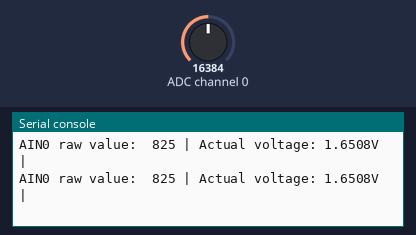
Recording of a program running on a simulated MicroPython board. Shown: the last lines printed to the serial console. Inputs (shaded band) come from the test bench; at power-on: ADC channel 0 = 16384 (analog values on the 0–32767 scale). Library files of the repository ran but are not shown: ads1015.py.

Above: at 4.2 s.
4.3 s: ADC channel 0 set to 22936
At 4.9 s:
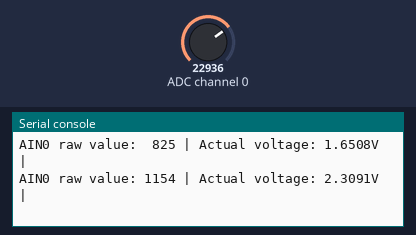
6.0 s: ADC channel 0 set to 1720
At 6.4 s:
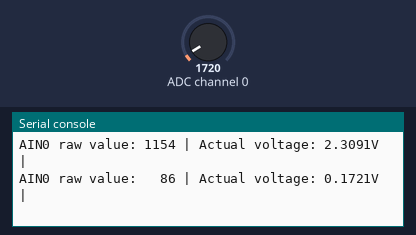
7.5 s: ADC channel 0 set to 0
At 7.9 s:
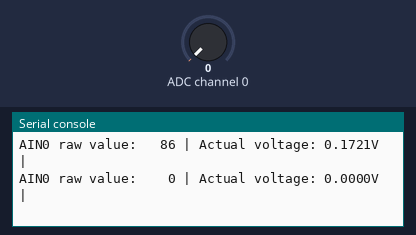

The program:

main.py
```python
# Python env   : MicroPython v1.23.0
# -*- coding: utf-8 -*-
# @Time    : 2026/3/13 下午4:52
# @Author  : mcauser
# @File    : main.py
# @Description : ADS1015读取电压并控制GPIO引脚电平切换  通过ADS1015采集通道0电压，周期性切换GPIO16输出电平并读取验证

# ======================================== 导入相关模块 =========================================

import time
from machine import I2C, Pin
from ads1015 import ADS1015

# ======================================== 全局变量 ============================================

# ADS1015增益档位对应量程（V）：0=6.144 | 1=4.096(适配3.3V) | 2=2.048 | 3=1.024 | 4=0.512 | 5=0.256
gain_to_voltage = [6.144, 4.096, 2.048, 1.024, 0.512, 0.256]
# ADS1015 12位ADC最大原始值
ads1015_max = 2047
# 输出引脚初始状态
output_state = 0

I2C_SCL_PIN = 5
I2C_SDA_PIN = 4
I2C_FREQ = 400000
TARGET_ADS1015_ADDR = 0x48

# ======================================== 初始化配置 ===========================================

time.sleep(3)
print("FreakStudio: ADS1015 voltage read and GPIO pin level control")

# 初始化I2C总线
i2c_bus = I2C(0, scl=Pin(I2C_SCL_PIN), sda=Pin(I2C_SDA_PIN), freq=I2C_FREQ)

# 扫描I2C设备
devices_list: list[int] = i2c_bus.scan()
print("START I2C SCANNER")

if len(devices_list) == 0:
    print("No i2c device !")
    raise SystemExit("I2C scan found no devices, program exited")
else:
    print("i2c devices found:", len(devices_list))

# 初始化ADS1015
ads = None
for device in devices_list:
    if device == TARGET_ADS1015_ADDR:
        print("I2c hexadecimal address:", hex(device))
        try:
            ads = ADS1015(i2c=i2c_bus, address=device)
            ads.gain = 1
            print("ADS1015 sensor initialization successful")
            break
        except Exception as e:
            print(f"ADS1015 Initialization failed: {e}")
            continue
else:
    raise Exception(f"No ADS1015 sensor found (target address: {hex(TARGET_ADS1015_ADDR)})")

# ========================================  主程序  ============================================

try:
    print("Start reading AIN0 data (Pin16 outputs high/low level)...")
    count = 0
    while True:

        raw_value = ads.read(0)
        # 计算实际电压
        voltage = raw_value * gain_to_voltage[ads.gain] / ads1015_max

        # 打印数据
        print(f"AIN0 raw value: {raw_value:4d} | Actual voltage: {voltage:.4f}V |")

        time.sleep(0.5)

except Exception as e:
    print(f"Error: {e}")
```

Measured:
- after the input at 4.3 s, the serial console: prints a new line after 0.21 s (image 1)
- after the input at 6.0 s, the serial console: prints a new line at once (image 2)
- after the input at 7.5 s, the serial console: prints a new line at once (image 3)
